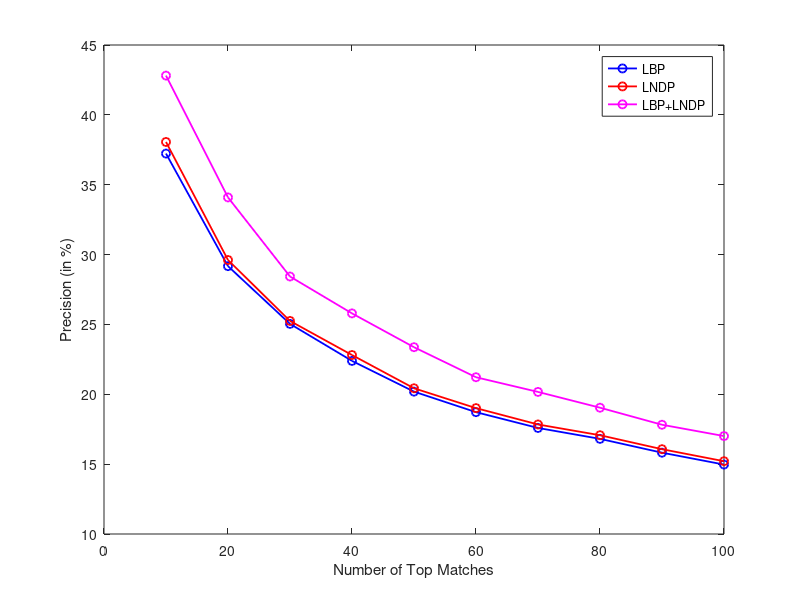

The MATLAB script that drew this image:
r = [10 20 30 40 50 60 70 80 90 100];
precision_lbp = [37.23 29.17 25.04 22.39 20.19 18.72 17.59 16.81 15.82 14.97];
precision_lndp = [38.06 29.61 25.25 22.81 20.43 19.01 17.84 17.07 16.07 15.21];
precision_combine = [42.81 34.09 28.43 25.79 23.37 21.22 20.17 19.04 17.82 17.01];

plot(r, precision_lbp, '-bo', 'LineWidth', 1.3);
hold on;
plot(r, precision_lndp, '-ro', 'LineWidth', 1.3);
plot(r, precision_combine, '-mo', 'LineWidth', 1.3);

xlabel('Number of Top Matches');
ylabel('Precision (in %)');
legend('LBP', 'LNDP', 'LBP+LNDP');
